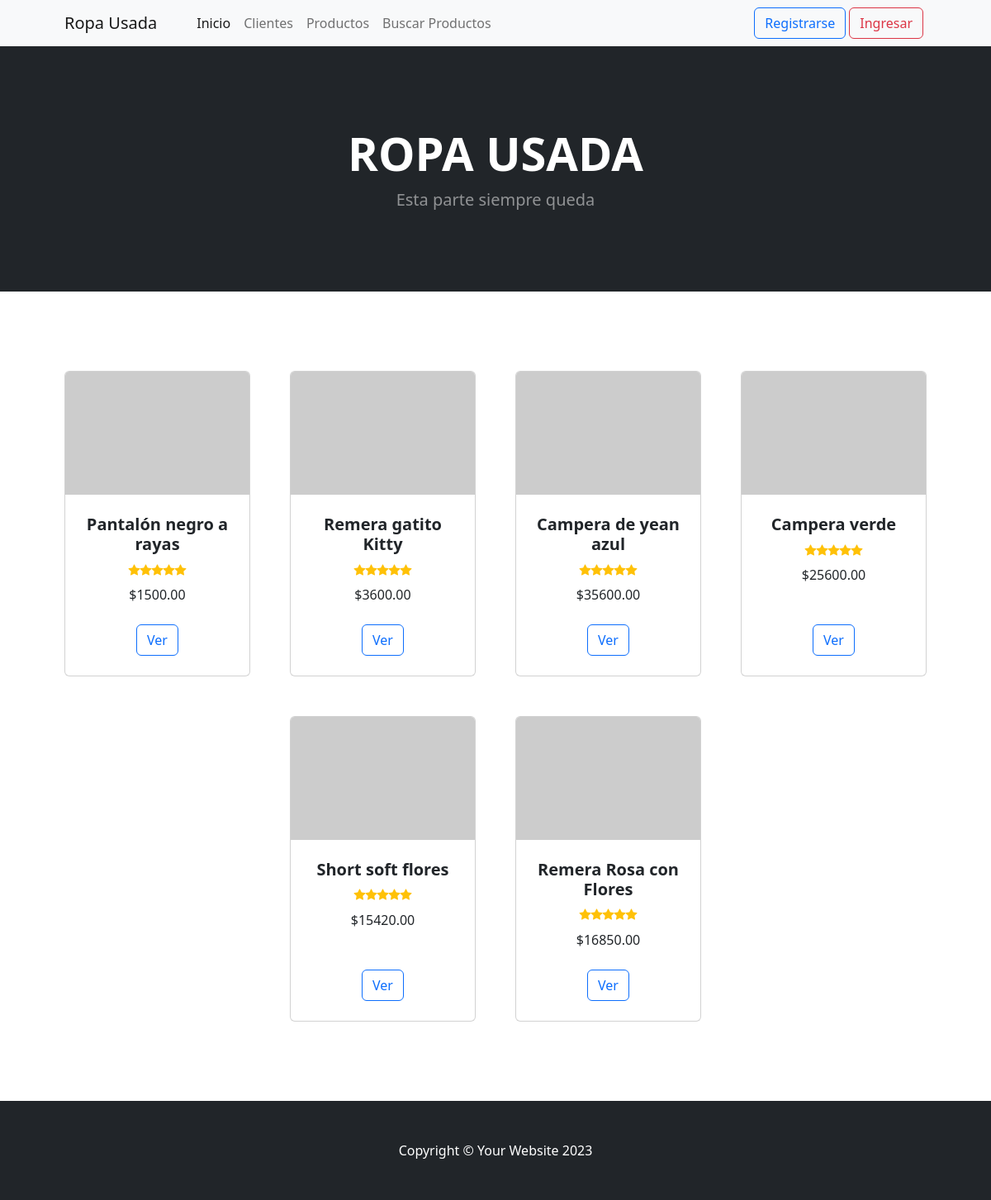
The app's page /, older data.
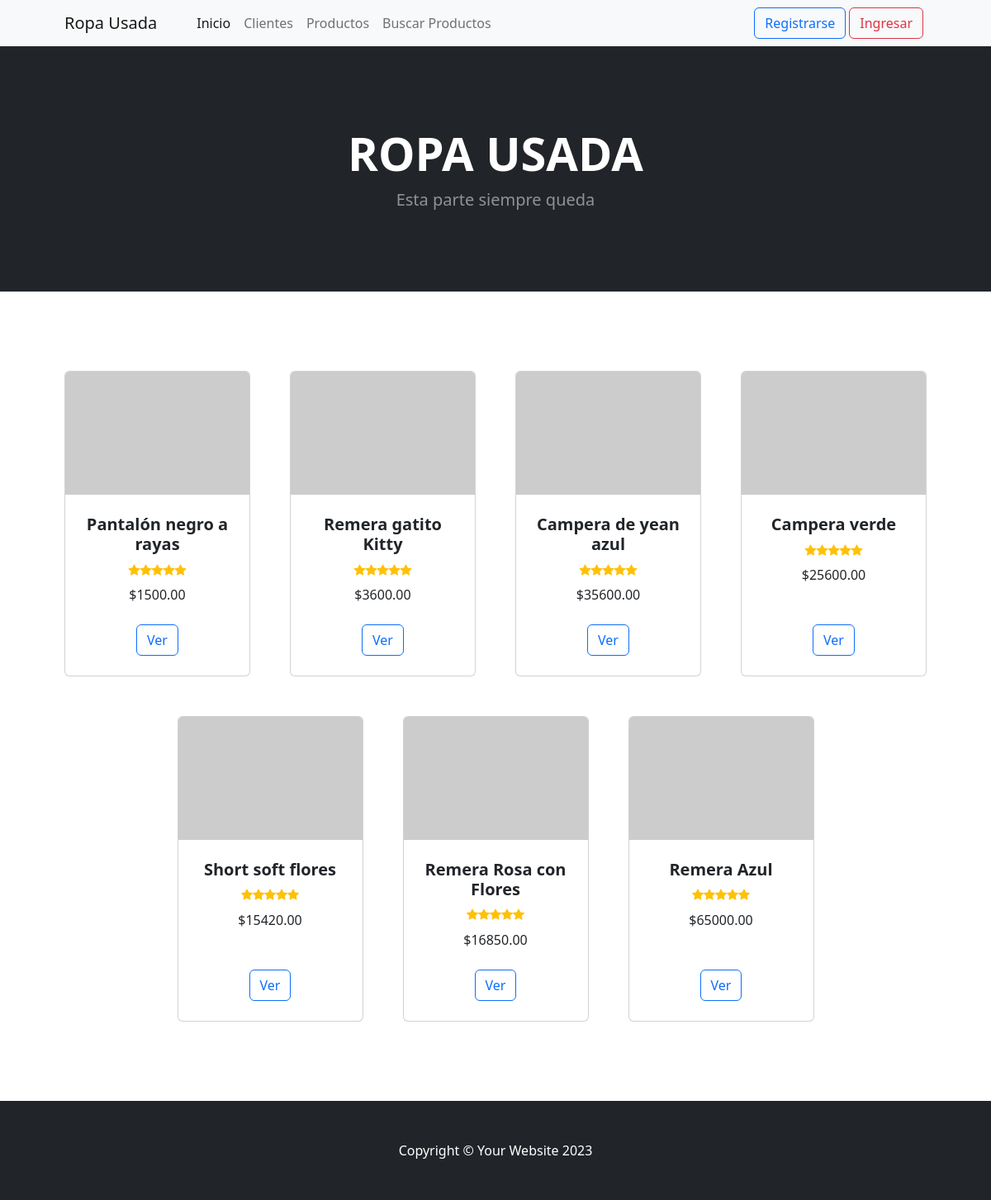
The same page, newer data.
### MiApp/models.py (models this page shows, shortened)
class Productos(models.Model):
    nombre     = models.CharField(max_length=80)
    categoria  = models.CharField(max_length=20)
    precio     = models.DecimalField(max_digits=19, decimal_places=2)
    descrip    = models.TextField(blank=True)
    imagen     = models.ImageField(upload_to='productos', null=True, blank = True)

### MiApp/views.py (the view)
# urls.py: path('', views.ProductoListView.as_view(), name="List"),
class ProductoListView(ListView):
    model = Productos
    template_name = "MiApp/resultados_class.html"

### MiApp/context_processors.py (called while the page is built, shortened)
def custom_avatar(request):
    context = auth(request)
    user = context['user']
    print("en contexto")
    return context

### MiApp/templates/MiApp/resultados_class.html (shortened to what this page needs)
{% extends 'MiApp/base.html' %}
{% load static %}
{% block seccion1 %}
    <section class="py-5">
        <div class="container px-4 px-lg-5 mt-5">
            <div class="row gx-4 gx-lg-5 row-cols-2 row-cols-md-3 row-cols-xl-4 justify-content-center">
                {% for producto in object_list %}
                    <div class="col mb-5">
                        <div class="card h-100">
                            <img class="card-img-top" src="https://dummyimage.com/450x300/dee2e6/6c757d.jpg" alt="..." />
                            <div class="card-body p-4">
                                <div class="text-center">
                                    <h5 class="fw-bolder">{{ producto.nombre }}</h5>
                                    <div class="d-flex justify-content-center small text-warning mb-2">
                                        <div class="bi-star-fill"></div>
                                        <div class="bi-star-fill"></div>
                                        <div class="bi-star-fill"></div>
                                        <div class="bi-star-fill"></div>
                                        <div class="bi-star-fill"></div>
                                    </div>
                                    ${{ producto.precio }}
                                </div>
                            </div>
                            <div class="card-footer p-4 pt-0 border-top-0 bg-transparent">
                                {% if request.user.is_superuser %}
                                    <div class="text-center">
                                        <a href="{% url 'Pro_det' producto.id %}" class="btn btn-outline-primary me-1">Editar</a>
                                        <a href="{% url 'Pro_det' producto.id %}" class="btn btn-outline-danger me-1">Eliminar</a>
                                    </div>
                                {% else %}
                                    <div class="text-center">
                                        <a href="{% url 'Pro_det' producto.id %}" class="btn btn-outline-primary">Ver</a>
                                    </div>
                                {% endif %}
                            </div>
                        </div>
                    </div>
                {% endfor %}
            </div>
        </div>
    </section>
{% endblock seccion1 %}

### MiApp/templates/MiApp/base.html (shortened to what this page needs)
<!DOCTYPE html>
{% load static %}
<html lang="en">
    <head>
        <link href="https://cdn.jsdelivr.net/npm/bootstrap-icons@1.5.0/font/bootstrap-icons.css" rel="stylesheet" />
        <link href="{% static 'MiApp/css/styles.css' %}" rel="stylesheet" />
    </head>
    <body>
        <nav class="navbar navbar-expand-lg navbar-light bg-light">
            <div class="container px-4 px-lg-5">
                <a class="navbar-brand" href="#!">Ropa Usada</a>
                <div class="collapse navbar-collapse" id="navbarSupportedContent">
                    <ul class="navbar-nav me-auto mb-2 mb-lg-0 ms-lg-4">
                        <li class="nav-item"><a class="nav-link active" aria-current="page" href="{% url 'Inicio' %}">Inicio</a></li>
                        <li class="nav-item"><a class="nav-link" href="{% url 'Clientes' %}">Clientes</a></li>
                        <li class="nav-item"><a class="nav-link" href="{% url 'Productos' %}">Productos</a></li>
                        <li class="nav-item"><a class="nav-link" href="{% url 'BuscarProducto' %}">Buscar Productos</a></li>
                    </ul>
                    {% if request.user.is_authenticated %}
                        <a type="button" class="btn btn-outline-primary me-1" href="{% url 'Registro' %}"> Editar Cuenta </a>
                        <a type="button" class="btn btn-outline-danger me-1" href="{% url 'Logout' %}"> Cerrar sesión </a>
                        {% if mi_avatar %}
                            <img style=" height:45px; width:45px;" src="{{mi_avatar}}" alt="">
                        {% endif %}
                        <h5> Que Lindo verte {{user.username}}</h5>
                        {% else %}
                        <a type="button" class="btn btn-outline-primary me-1" href="{% url 'Registro' %}"> Registrarse </a>
                        <a type="button" class="btn btn-outline-danger me-1" href="{% url 'Login' %}"> Ingresar </a>
                    {% endif %}
                </div>
            </div>
        </nav>
        <header class="bg-dark py-5">
            <div class="container px-4 px-lg-5 my-5">
                <div class="text-center text-white">
                    <h1 class="display-4 fw-bolder">ROPA USADA</h1>
                    <p class="lead fw-normal text-white-50 mb-0">Esta parte siempre queda</p>
                </div>
            </div>
        </header>
       {%  block seccion1 %}
       {%  endblock seccion1 %}
        <footer class="py-5 bg-dark">
            <div class="container"><p class="m-0 text-center text-white">Copyright &copy; Your Website 2023</p></div>
        </footer>
    </body>
</html>

Row changes from the older to the newer data that the page shows:
added Productos: nombre "Remera Azul", precio "65000.00"
